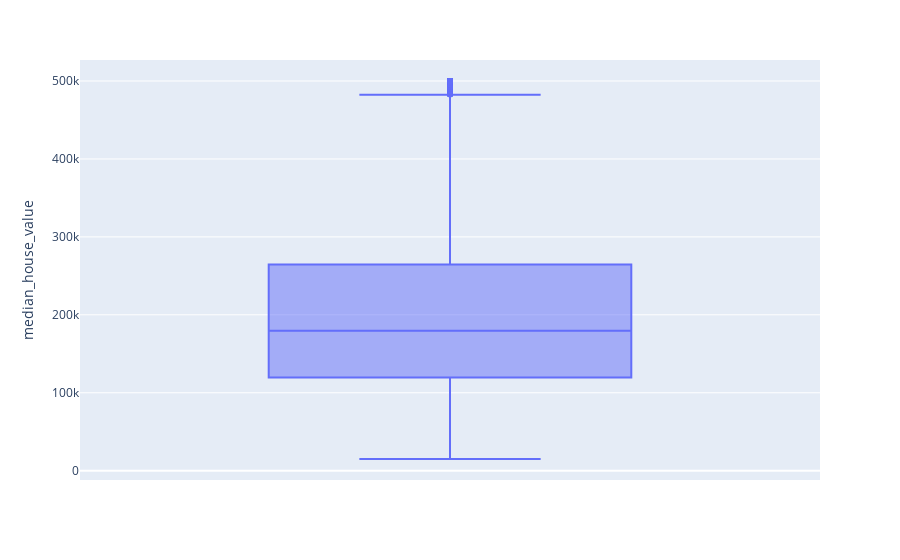

Notebook code cell kept with this figure:
### Code cell
# using px to show the values of min, max, quantiles 1, 2 and 3 as well the outliers
fig = px.box(df, y="median_house_value")
fig.show()

### Figure 1 — Plotly figure (JSON) as saved in the notebook; plotly's stock layout.template omitted (floating-point values rounded to 4 significant figures; data arrays with more than 128 entries replaced by an {"elided": "..."} marker saying what was removed)
{"data": [{"alignmentgroup": "True", "hovertemplate": "median_house_value=%{y}<extra></extra>", "legendgroup": "", "marker": {"color": "#636efa"}, "name": "", "notched": false, "offsetgroup": "", "orientation": "v", "showlegend": false, "type": "box", "x0": " ", "xaxis": "x", "y": {"elided": "20433 int values"}, "y0": " ", "yaxis": "y"}], "layout": {"boxmode": "group", "legend": {"tracegroupgap": 0}, "margin": {"t": 60}, "xaxis": {"anchor": "y", "domain": [0, 1]}, "yaxis": {"anchor": "x", "domain": [0, 1], "title": {"text": "median_house_value"}}}}
